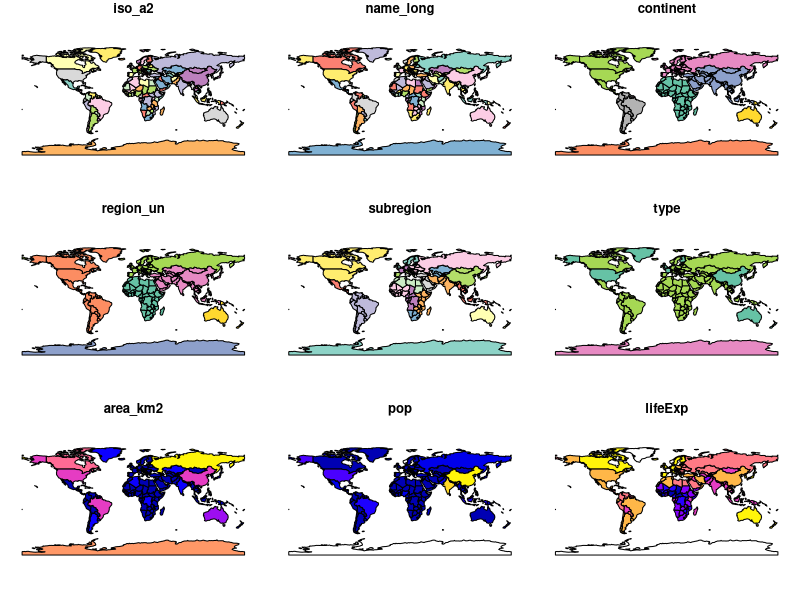

This figure's R source:
## ---- chunk 1
library(sf)
message("Hello world")
## ---- chunk 2
#| echo: true
library(sf)
sf::write_sf(spData::world, "world.gpkg")
plot(spData::world)
